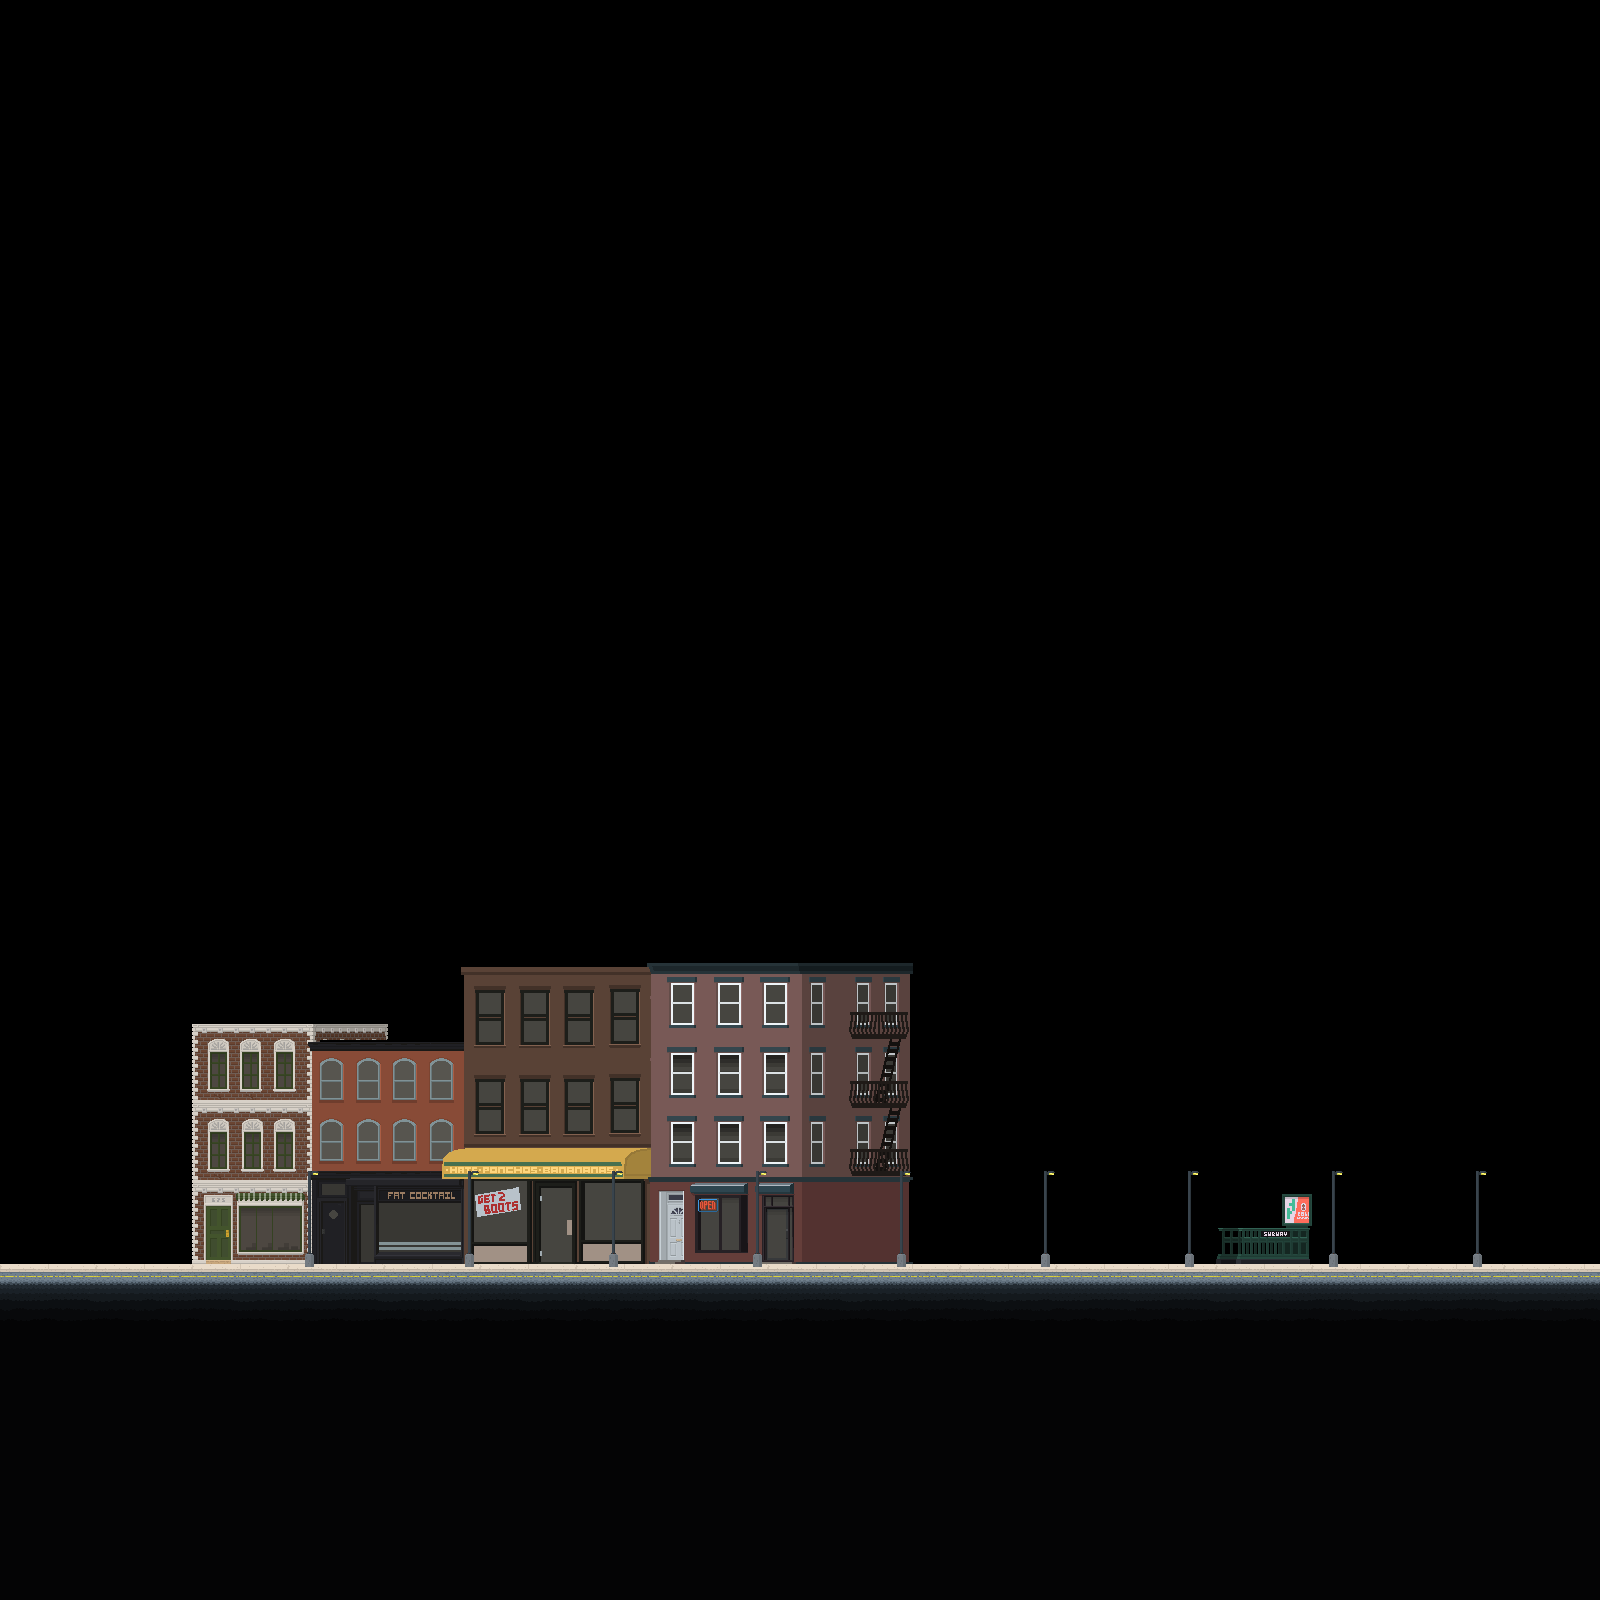

Rendered tile map (Tiled .tmx) drawn with the repository's tilesets; below, a short description and the map source with its tile grids summarised:
An orthogonal 100x100 tile map with 16x16 px tiles, 5 tile layers (bg1, bg2, ground, objects, ...) and 11 objects (3x room1_1, 3x 2).

<map version="1.0" orientation="orthogonal" renderorder="right-down" width="100" height="100" tilewidth="16" tileheight="16" nextobjectid="14">
 <properties>
  <property name="ambient" value="DAYNIGHT" />
  <property name="bg" value="main" />
  <property name="bgm day" value="Open Doors" />
  <property name="bgm night" value="Midnight Waves" />
  <property name="name" value="Commercial District NW" />
  <property name="previous" value="Residential District N" />
 </properties>
 <tileset firstgid="1" name="Tiledtest" tilewidth="16" tileheight="16" tilecount="7200">
  <image source="tilesets/residential.png" width="1152" height="1608" />
  <tile id="0">
   <properties>
    <property name="type" value="concrete" />
   </properties>
  </tile>
  <tile id="1">
   <properties>
    <property name="type" value="concrete" />
   </properties>
  </tile>
  <tile id="2">
   <properties>
    <property name="type" value="concrete" />
   </properties>
  </tile>
  <tile id="3">
   <properties>
    <property name="type" value="concrete" />
   </properties>
  </tile>
  <tile id="4">
   <properties>
    <property name="type" value="concrete" />
   </properties>
  </tile>
  <tile id="5">
   <properties>
    <property name="type" value="concrete" />
   </properties>
  </tile>
  <tile id="6">
   <properties>
    <property name="type" value="concrete" />
   </properties>
  </tile>
  <tile id="7">
   <properties>
    <property name="type" value="concrete" />
   </properties>
  </tile>
  <tile id="8">
   <properties>
    <property name="type" value="concrete" />
   </properties>
  </tile>
  <tile id="10">
   <properties>
    <property name="light" value="street" />
   </properties>
  </tile>
  <tile id="72">
   <properties>
    <property name="type" value="concrete" />
   </properties>
  </tile>
  <tile id="73">
   <properties>
    <property name="type" value="concrete" />
   </properties>
  </tile>
  <tile id="74">
   <properties>
    <property name="type" value="concrete" />
   </properties>
  </tile>
  <tile id="75">
   <properties>
    <property name="type" value="concrete" />
   </properties>
  </tile>
  <tile id="76">
   <properties>
    <property name="type" value="concrete" />
   </properties>
  </tile>
  <tile id="77">
   <properties>
    <property name="type" value="concrete" />
   </properties>
  </tile>
  <tile id="78">
   <properties>
    <property name="type" value="concrete" />
   </properties>
  </tile>
  <tile id="79">
   <properties>
    <property name="type" value="concrete" />
   </properties>
  </tile>
  <tile id="80">
   <properties>
    <property name="type" value="concrete" />
   </properties>
  </tile>
  <tile id="144">
   <properties>
    <property name="type" value="concrete" />
   </properties>
  </tile>
  <tile id="145">
   <properties>
    <property name="type" value="concrete" />
   </properties>
  </tile>
  <tile id="146">
   <properties>
    <property name="type" value="concrete" />
   </properties>
  </tile>
  <tile id="147">
   <properties>
    <property name="type" value="concrete" />
   </properties>
  </tile>
  <tile id="148">
   <properties>
    <property name="type" value="concrete" />
   </properties>
  </tile>
  <tile id="149">
   <properties>
    <property name="type" value="concrete" />
   </properties>
  </tile>
  <tile id="150">
   <properties>
    <property name="type" value="concrete" />
   </properties>
  </tile>
  <tile id="151">
   <properties>
    <property name="type" value="concrete" />
   </properties>
  </tile>
  <tile id="152">
   <properties>
    <property name="type" value="concrete" />
   </properties>
  </tile>
 </tileset>
 <layer name="bg1" width="100" height="100">
  <data>[10000 cells, 832 non-empty, 770 distinct tile ids]</data>
 </layer>
 <layer name="bg2" width="100" height="100">
  <data>[10000 cells, 71 non-empty, 71 distinct tile ids]</data>
 </layer>
 <layer name="ground" width="100" height="100">
  <data>[10000 cells, 2100 non-empty, 60 distinct tile ids]</data>
 </layer>
 <layer name="objects" width="100" height="100">
  <data>[10000 cells, 0 non-empty, 0 distinct tile ids]</data>
 </layer>
 <layer name="fg" width="100" height="100">
  <data>[10000 cells, 63 non-empty, 7 distinct tile ids]</data>
 </layer>
 <objectgroup name="entities">
  <object id="1" name="room1_1" x="1212" y="1184" width="37" height="80">
   <properties>
    <property name="ID" value="2" />
    <property name="next" value="Subway" />
    <property name="nextWarp" value="0" />
    <property name="warp" value="" />
   </properties>
  </object>
  <object id="2" x="864" y="1248" width="16" height="16">
   <properties>
    <property name="spawn" value="" />
   </properties>
  </object>
  <object id="3" x="720" y="1088" width="16" height="176">
   <properties>
    <property name="event" value="" />
    <property name="retriggerable" value="tutDistance" />
    <property name="superTutIntro" value="!supTutIntro and goneInBar" />
    <property name="tutDistance" value="inSupTut" />
   </properties>
  </object>
  <object id="4" name="2" x="1056" y="1248" width="16" height="16">
   <properties>
    <property name="ID" value="500" />
    <property name="NPC" value="julian" />
    <property name="attackScript" value="creditsAttack" />
    <property name="layer" value="front" />
    <property name="name" value="Julian" />
    <property name="nickName" value="Julian McClinton" />
    <property name="script" value="credits" />
    <property name="state" value="FACEPLAYER" />
   </properties>
  </object>
  <object id="6" x="1008" y="1088" width="16" height="176">
   <properties>
    <property name="event" value="" />
    <property name="retriggerable" value="tutDistance1" />
    <property name="tutDistance1" value="inSupTut" />
   </properties>
  </object>
  <object id="7" name="room1_1" x="358" y="1184" width="24" height="81">
   <properties>
    <property name="ID" value="3" />
    <property name="next" value="Bar" />
    <property name="nextWarp" value="0" />
    <property name="warp" value="" />
   </properties>
  </object>
  <object id="8" x="320" y="1088" width="16" height="176">
   <properties>
    <property name="There's A Bar" value="!goneInBar" />
    <property name="event" value="" />
   </properties>
  </object>
  <object id="9" name="room1_1" x="762" y="1195" width="28" height="68">
   <properties>
    <property name="ID" value="5" />
    <property name="next" value="EZMart" />
    <property name="nextWarp" value="0" />
    <property name="warp" value="[time != night]" />
   </properties>
  </object>
  <object id="10" name="2" x="256" y="1248" width="16" height="16">
   <properties>
    <property name="ID" value="14" />
    <property name="NPC" value="burly2" />
    <property name="attackScript" value="onAttacked1" />
    <property name="layer" value="back" />
    <property name="name" value="Sarge" />
    <property name="script" value="sarge" />
    <property name="state" value="STATIONARY" />
   </properties>
  </object>
  <object id="11" x="944" y="1248" width="16" height="16">
   <properties>
    <property name="ID" value="-1" />
    <property name="entity" value="dumpster" />
    <property name="layer" value="back" />
    <property name="script" value="dumpster" />
   </properties>
  </object>
  <object id="13" name="2" x="1120" y="1248" width="16" height="16">
   <properties>
    <property name="ID" value="2" />
    <property name="NPC" value="gangster3" />
    <property name="attackScript" value="onAttackMarquis" />
    <property name="layer" value="back" />
    <property name="name" value="Marquis" />
    <property name="script" value="GangstaWar" />
    <property name="state" value="IDLEWALK" />
   </properties>
  </object>
 </objectgroup>
</map>
